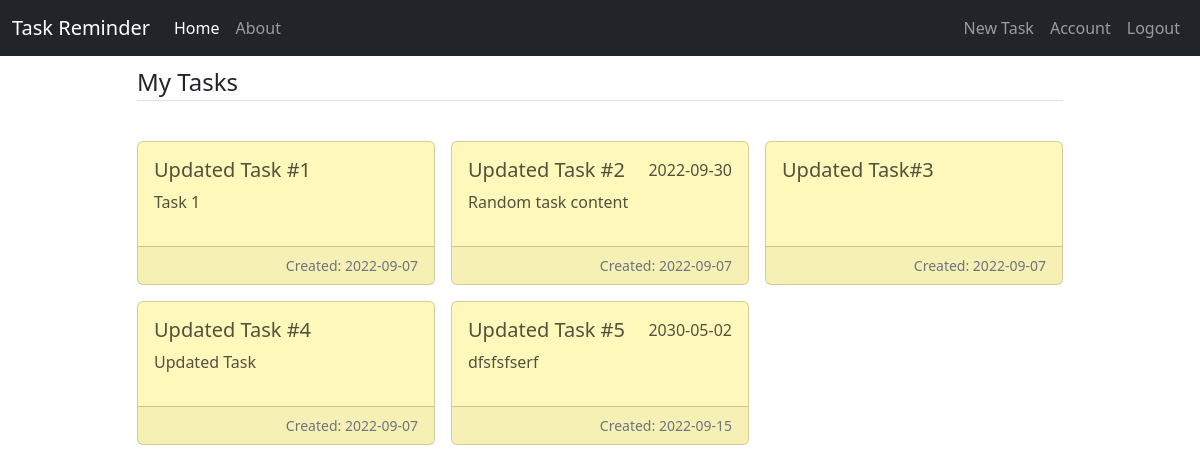
The page /home (signed in) on the database as committed earlier.
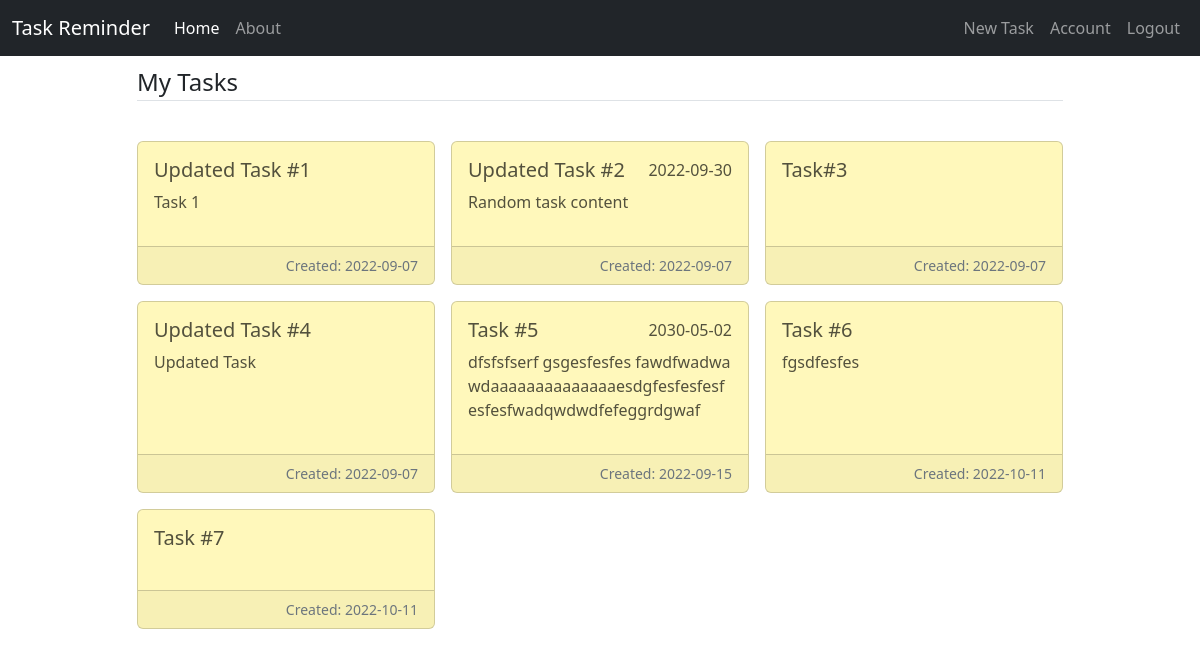
The same page on the database as committed later.
### task_app/models.py (models this page shows, shortened)
class Task(db.Model):
    id = db.Column(db.Integer, primary_key=True)
    title = db.Column(db.String(100), nullable=False)
    content = db.Column(db.Text)
    date_created = db.Column(db.Date, nullable=False, default=datetime.utcnow)
    date_tasked = db.Column(db.Date, nullable=True, default=None)
    user_id = db.Column(db.Integer, db.ForeignKey("user.id"), nullable=False)

### task_app/main/routes.py (the view)
@main.route("/")
@main.route("/home")
@login_required
def home():
    tasks = Task.query.filter_by(user_id=current_user.id).all()
    return render_template("home.html", tasks=tasks)

### task_app/models.py (called while the page is built)
@login_manager.user_loader
def load_user(user_id):
    return User.query.get(int(user_id))

### task_app/templates/home.html (shortened to what this page needs)
{% extends "layout.html" %}
{% block content %}
    <legend class="border-bottom mb-4">My Tasks</legend>
    <div class="row g-3">
        {% for task in tasks %}
            <div class="col-xl-4 col-md-6">
                <div class="card text-justify mb-3 h-100">
                    <div class="card-body">
                        <div class="d-flex">
                            <h5 class="card-title">{{ task.title }}</h5>
                            <span class="card-text ms-auto">
                                {{ task.date_tasked if task.date_tasked else "" }}
                            </span>
                        </div>
                        <p class="card-text">{{ task.content }}</p>
                    </div>
                    <div class="card-footer text-muted d-flex">
                        <small class="ms-auto">Created: {{ task.date_created.strftime("%Y-%m-%d") }}</small>
                    </div>
                </div>
            </div>
        {% endfor %}
    </div>
{% endblock content %}

### task_app/templates/layout.html (shortened to what this page needs)
<!DOCTYPE html>
<html lang="en">
<head>
  <link href="https://cdn.jsdelivr.net/npm/bootstrap@5.2.0/dist/css/bootstrap.min.css" rel="stylesheet"
>
  <link rel="stylesheet" href="https://cdn.jsdelivr.net/npm/bootstrap-icons@1.9.1/font/bootstrap-icons.css">
  <link rel="stylesheet" href="{{ url_for('static', filename='styles.css') }}">
</head>
<body>
  <nav class="navbar navbar-expand-sm navbar-dark bg-dark sticky-top mb-2" aria-label="Third navbar example">
      <div class="container-fluid">
        <a class="navbar-brand" href="{{ url_for('main.home') }}">Task Reminder</a>
        <div class="collapse navbar-collapse" id="navbarsExample03">
          <ul class="navbar-nav me-auto mb-2 mb-sm-0">
            <li class="nav-item"><a class="nav-link active" aria-current="page" href="{{ url_for('main.home') }}">Home</a></li>
            <li class="nav-item"><a class="nav-link" href="{{ url_for('main.about') }}">About</a></li>
          </ul>
          <ul class="navbar-nav mb-2 mb-sm-0">
            {% if current_user.is_authenticated %}
            <li class="nav-item"><a class="nav-link" href="{{ url_for('tasks.new_task') }}">New Task</a></li>
              <li class="nav-item"><a class="nav-link" href="{{ url_for('users.account') }}">Account</a></li>
              <li class="nav-item"><a class="nav-link" href="{{ url_for('users.logout') }}">Logout</a></li>
            {% else %}
              <li class="nav-item"><a class="nav-link" href="{{ url_for('users.login') }}">Login</a></li>
              <li class="nav-item"><a class="nav-link" href="{{ url_for('users.register') }}">Register</a></li>
            {% endif%}
          </ul>
        </div>
      </div>
    </nav>
    <main role="main" class="container">
        <div class="row">
          <div class="col-md-10 mx-auto">
            {% block content %}{% endblock %}
          </div>
        </div>
      </main>
  </body>
</html>

### task_app/static/styles.css (style rules this page uses)
.card { background-color: #fff8bb; color: #53513d; }

Rows that differ between the two databases and show on the page:
changed Task: title "Updated Task#3" → "Task#3"
changed Task: title "Updated Task #5" → "Task #5"; content "dfsfsfserf" → "dfsfsfserf gsgesfesfes fawdfwadwa wdaaaaaaaaaaaaaaesdgfesfesfesfesfesfwadqwdwdfefeggrdgwaf"
added Task: title "Task #6", content "fgsdfesfes", date_created "2022-10-11"
added Task: title "Task #7", date_created "2022-10-11"
